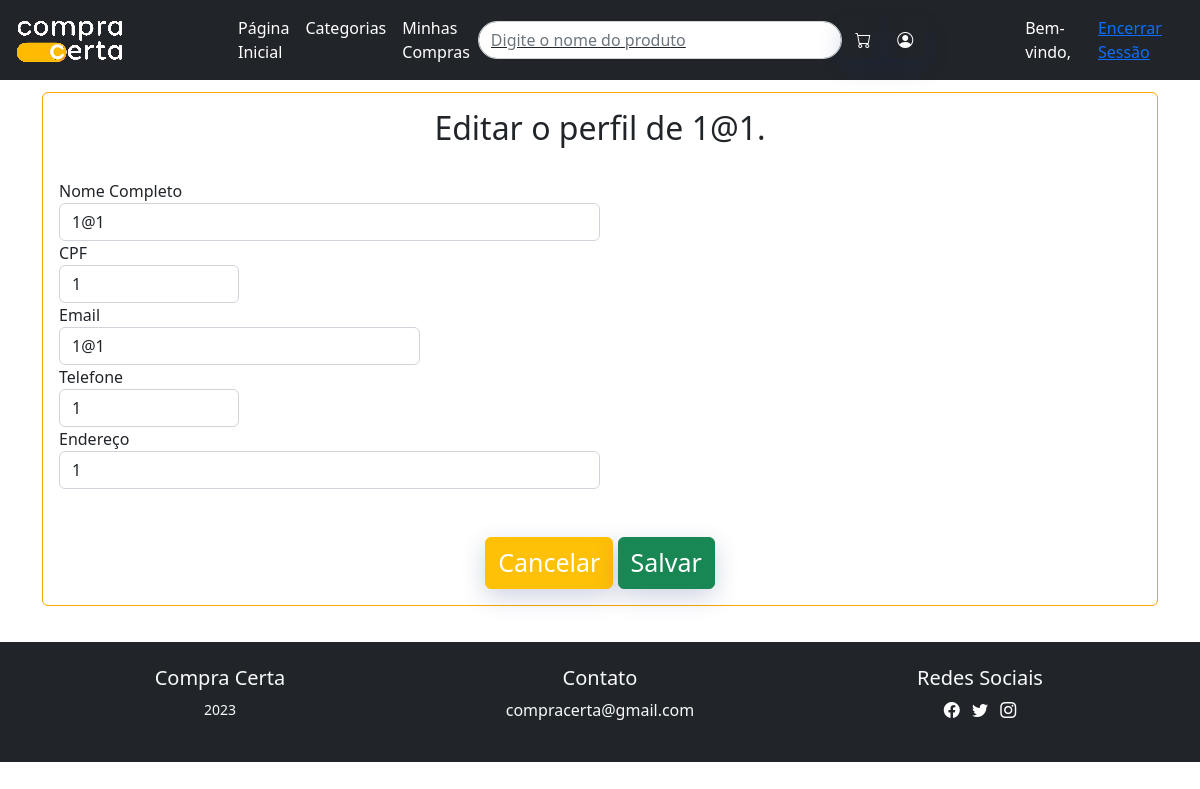
The app's page /Views/perfil-editar.php (signed in) with its own data.
### tables this page shows
CREATE TABLE IF NOT EXISTS `usuario` (
  `idUser` int NOT NULL AUTO_INCREMENT,
  `nome` varchar(145) NOT NULL,
  `cpf` int NOT NULL,
  `email` varchar(45) NOT NULL,
  `telefone` int NOT NULL,
  `endereco` varchar(50) NOT NULL,
  `senha` varchar(45) NOT NULL,
  PRIMARY KEY (`idUser`)
);

### Controllers/perfilControlador.php (called while the page is built, shortened)
<?php
include("Head.php");
$userId = $_SESSION['user'];
$host = 'localhost:3306';
$dbname = 'supermercado';
$username = 'root';
$password = '';
try {
    $connection = new PDO("mysql:host=$host;dbname=$dbname;charset=utf8", $username, $password);
    $connection->setAttribute(PDO::ATTR_ERRMODE, PDO::ERRMODE_EXCEPTION);
} catch (PDOException $e) {
    echo "Connection failed: " . $e->getMessage();
    exit;
}
$query = "SELECT * FROM usuario";
$stmt = $connection->prepare($query);
$stmt->execute();
$users = $stmt->fetchAll(PDO::FETCH_ASSOC);
?>

### Views/perfil-editar.php (the view, shortened to what this page needs)
<?php
require_once "../Controllers/perfilControlador.php";
?>
<!DOCTYPE html>
<html>
<body>
<?php foreach ($users as $user): ?>
<div class="container h-100" style="margin-block: 1%;">
    <div class="card-wrapper">
        <div class="card fat">
            <div class="card-body">
            <center><h2>Editar o perfil de <?php echo $user['nome']; ?>.</h2></center><br>
                <?php if ($user['idUser'] != $userId): ?>
                <div class="form-row">
                <form method="POST">
                    <div class="form-group col-md-6">
                        <label for="nome-pagamento">Nome Completo</label>
                        <input type="text" class="form-control" name="nome" value="<?php echo $user['nome']; ?>" required autofocus>
                    </div>
                    <div class="form-group col-md-2">
                        <label for="nome-pagamento">CPF</label>
                        <input type="text" class="form-control" name="cpf" value="<?php echo $user['cpf']; ?>" required autofocus>
                    </div>
                    <div class="form-group col-md-4">
                        <label for="nome-pagamento">Email</label>
                        <input type="text" class="form-control" name="email" value="<?php echo $user['email']; ?>" required autofocus>
                    </div>
                    <div class="form-group col-2">
                        <label for="nome-pagamento">Telefone</label>
                        <input type="text" class="form-control" name="telefone" value="<?php echo $user['telefone']; ?>" required autofocus>
                    </div>
                    <div class="form-group col-md-6">
                        <label for="nome-pagamento">Endereço</label>
                        <input type="text" class="form-control" name="enderenco" value="<?php echo $user['endereco']; ?>" required autofocus>
                    </div>
                    <br><br>
                    <center>
                        <a href='./perfil.php'>
                            <button type="submit" class="btn btn-warning btn-block" style=" font-size: 25px;">
                                <span style="color: white">Cancelar</span></a>
                            <button type="submit" name="save_user"class="btn btn-success btn-block" style=" font-size: 25px;">
                                Salvar
                            </button>
                    </form>
                </div>
                <?php endif; ?>
            </div>
        </div>
    </div>
</div>
<?php endforeach; ?>
<?php require "Footer.php"; ?>
</body>
</html>

### Views/style/style.css (style rules this page uses)
.form-group { position: relative; display: block; margin: 0; padding: 0; }
.btn { background-color: orange; color: #ffeba7; box-shadow: 0 8px 24px 0 rgba(16,39,112,.2); }

### Views/Head.php (style rules this page uses)
.card { border-color: orange; }

### Views/Footer.php (style rules this page uses)
span { display: inline-block; }

### records on screen
usuario: nome "1@1", cpf "1", email "1@1", telefone "1", enderenco "1"
